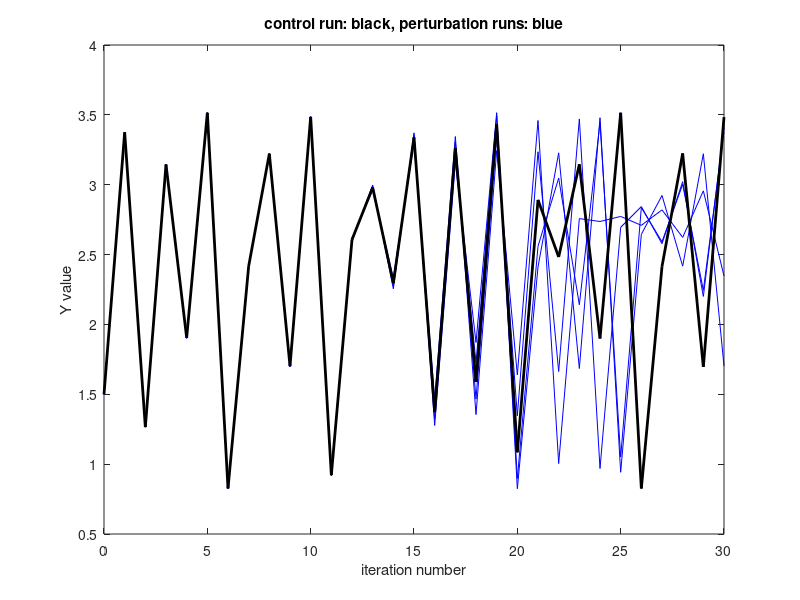

MATLAB code to generate this figure:
% MATLAB file  predict.m
% Illustration of predictabilty with first order quadratic difference
% equation (13.69).
% Script provides N solutions with slight perturbation of constant a.
close all
clear all
S = 30;                 % total number of iterations
N = input('specify # ensemble members (must be an odd #) = '); 
Nc = (N+1)/2;           % control run (no perturbation)
Y = zeros(S,N);
for n = 1:N
    a = 3.75;           % coefficient in equation
    t = [0:1:S]';
    Y(1,n) = 1.5+.001*(n-Nc)/(Nc);
    for s = 1:S
        Y(s+1,n) = a*Y(s,n) - Y(s,n)^2;
    end
end
figure(1)

for n = 1:N
    plot(t,Y(:,n),'b')
    hold on
end
plot(t,Y(:,Nc),'-k','LineWidth',2)
xlabel('iteration number'), ylabel('Y value')
title('control run: black, perturbation runs: blue')
